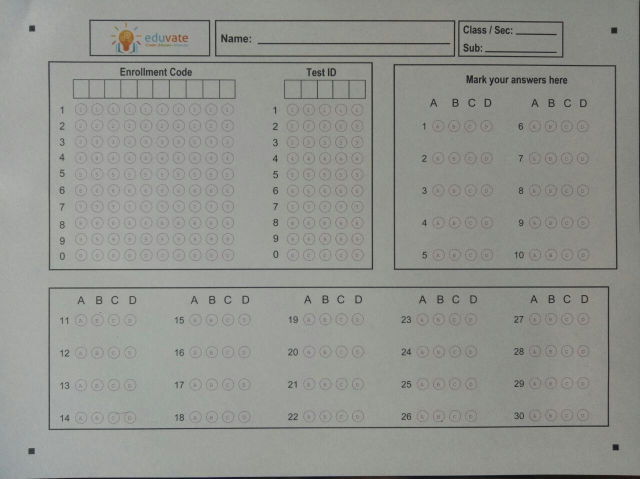
#> input picture Blank OMR Sample.jpeg, 1280 x 958 px (shown at 1/2 size)
$ python -i omr.py   (imports and definitions only)
#> lines starting #> are read from the running program, lines starting #| are printed output that depends on the picture; after the words box and inside, x2 and y2 are one past the last pixel; in counts of white or black regions, pixels touching at a corner belong together
#> further down, picture is the input picture: shape (958, 1280, 3); mean B, G, R 142, 146.9, 145.4
### util.py
import cv2
import numpy as np

## TO STACK ALL THE IMAGES IN ONE WINDOW
# [35 lines left out: function stackImages, not called in this run]

def rectContour(contours):

    rectCon = []
    max_area = 0
    for i in contours:
        area = cv2.contourArea(i)
        if area > 3000:
            peri = cv2.arcLength(i, True)
            approx = cv2.approxPolyDP(i, 0.02 * peri, True)
            if len(approx) == 4:
                rectCon.append(i)
    rectCon = sorted(rectCon, key=cv2.contourArea,reverse=True)
    return rectCon

# [10 lines left out: function circularContours, not called in this run]


def getCornerPoints(cont):
    peri = cv2.arcLength(cont, True) # LENGTH OF CONTOUR
    approx = cv2.approxPolyDP(cont, 0.02 * peri, True) # APPROXIMATE THE POLY TO GET CORNER POINTS
    return approx

def reorder(myPoints):

    myPoints = myPoints.reshape((4, 2)) # REMOVE EXTRA BRACKET
    #print(myPoints)
    myPointsNew = np.zeros((4, 1, 2), np.int32) # NEW MATRIX WITH ARRANGED POINTS
    add = myPoints.sum(1)
    #print(add)
    #print(np.argmax(add))
    myPointsNew[0] = myPoints[np.argmin(add)]  #[0,0]
    myPointsNew[3] =myPoints[np.argmax(add)]   #[w,h]
    diff = np.diff(myPoints, axis=1)
    myPointsNew[1] =myPoints[np.argmin(diff)]  #[w,0]
    myPointsNew[2] = myPoints[np.argmax(diff)] #[h,0]

    return myPointsNew

def splitBoxes(img,r,c):
    rows = np.vsplit(img,r)
    boxes=[]
    for k in rows:
        cols= np.hsplit(k,c)
        for box in cols:
            boxes.append(box)
    return boxes

# [12 lines left out: function getArray, not called in this run]

### omr.py
import cv2
import numpy as np
import util
import imutils
from PIL import Image


def result(img):
    width = 700
    height = 906
    img = cv2.resize(img, (width, height))
    img_cont = img.copy()
    img_cp = img.copy()
    img_gray = cv2.cvtColor(img, cv2.COLOR_BGR2GRAY)
    img_blur = cv2.GaussianBlur(img_gray, (5, 5), 1)
    img_edge = cv2.Canny(img_blur, 1, 30)
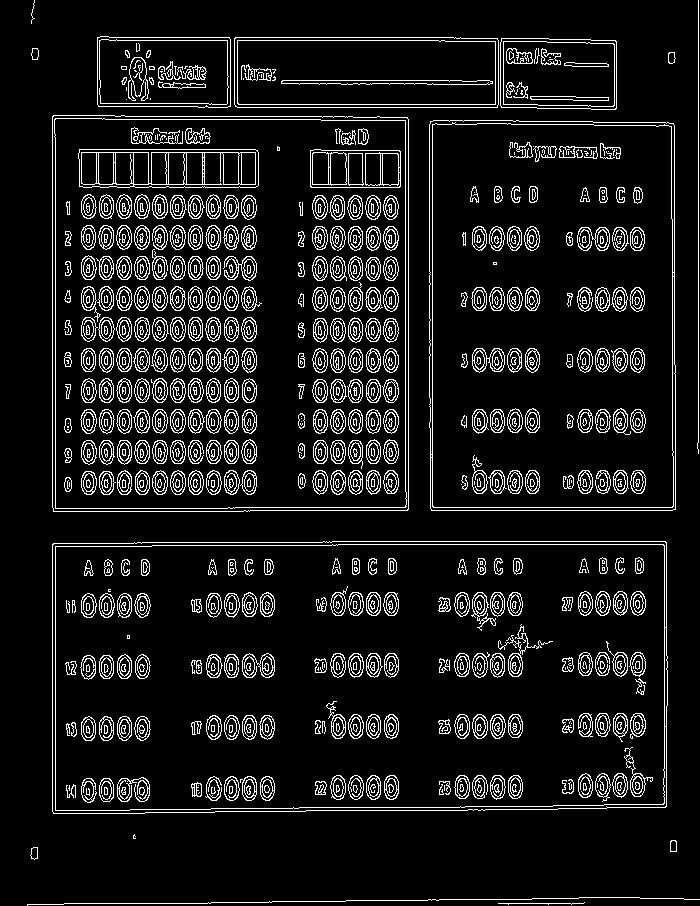
#> img_edge: shape (906, 700); 9.7% white in thin lines or dots

    # cv2.imshow('ffff',img_edge)
    # cv2.waitKey(0)
    contours, hierarchy = cv2.findContours(img_edge, cv2.RETR_EXTERNAL, cv2.CHAIN_APPROX_NONE)
#> contours = 15 contours, 5 with area under 20; largest, box (x1, y1, x2, y2) and area: (52, 541, 668, 814) 164997, (52, 115, 409, 512) 140462, (429, 120, 676, 511) 95318, (234, 37, 499, 108) 18429, (97, 36, 231, 108) 9210
    cv2.drawContours(img_cont, contours, -1, (0, 255, 0), 5)
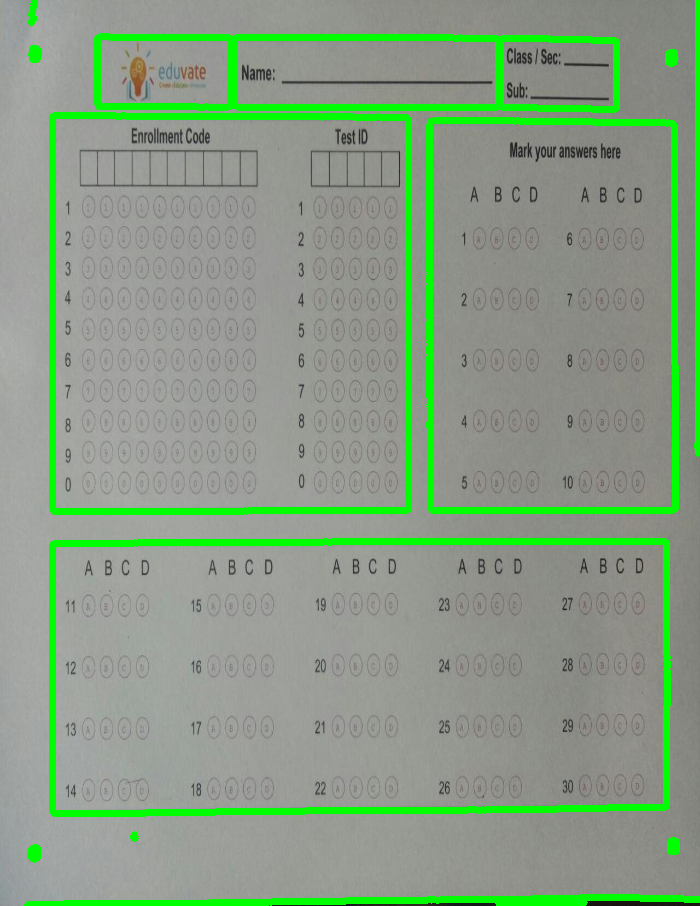
#> img_cont: shape (906, 700, 3); mean of channels 0, 1, 2 132.9, 157.3, 136.2; drawn as B, G, R

    r = util.rectContour(contours)
#> the loop in rectContour, `for i in contours:` made 15 passes
#> (area, peri, approx) on passes 6, 7, 8, 11, 12, 13: (164997, 1774.1, [[52, 544], [53, 813], [666, 806], [665, 541]]), (95318, 1278.6, [[430, 121], [431, 510], [675, 509], [673, 123]]), (140462.5, 1506.5, [[53, 115], [53, 511], [407, 510], [407, 117]]), (8010, 369.3, [[501, 38], [501, 107], [616, 108], [615, 40]]), (18429, 666.1, [[234, 38], [237, 107], [498, 104], [497, 38]]), (9210, 405.3, [[97, 37], [98, 106], [230, 106], [229, 37]])
#> area on passes 3, 4, 9, 10: 66.5, 65, 64.5, 65
#> after the loop in rectContour, `for i in contours:`: rectCon = 6 contours; box (x1, y1, x2, y2) and area: (52, 541, 668, 814) 164997, (52, 115, 409, 512) 140462, (429, 120, 676, 511) 95318, (234, 37, 499, 108) 18429, (97, 36, 231, 108) 9210, (500, 38, 617, 110) 8010
#> r has the same summary as rectCon in rectContour

    details = util.getCornerPoints(r[2])
#> in getCornerPoints, `peri = cv2.arcLength(cont, True)`: peri = 1278.6
#> in getCornerPoints, `approx = cv2.approxPolyDP(cont, 0.02 * peri, True)`: approx = [[430, 121], [431, 510], [675, 509], [673, 123]]
#> details = [[430, 121], [431, 510], [675, 509], [673, 123]]
    answers2 = util.getCornerPoints(r[1])
#> answers2 = [[53, 115], [53, 511], [407, 510], [407, 117]]
    answers1 = util.getCornerPoints(r[0])
#> answers1 = [[52, 544], [53, 813], [666, 806], [665, 541]]

    cv2.drawContours(img_cp, answers1, -1, (0, 0, 255), 5)  # red
#> img_cp: shape (906, 700, 3); mean of channels 0, 1, 2 141.8, 146.8, 145.3
    cv2.drawContours(img_cp, details, -1, (255, 0, 0), 5)  # blue
#> img_cp: shape (906, 700, 3); mean of channels 0, 1, 2 141.9, 146.7, 145.3
    cv2.drawContours(img_cp, answers2, -1, (0, 255, 0), 5)  # green
#> img_cp: shape (906, 700, 3); mean of channels 0, 1, 2 141.8, 146.8, 145.3

    details = util.reorder(details)
#> in reorder, `myPoints = myPoints.reshape((4, 2))`: myPoints = [[430, 121], [431, 510], [675, 509], [673, 123]]
#> in reorder, `add = myPoints.sum(1)`: add = [551, 941, 1184, 796]
#> in reorder, `diff = np.diff(myPoints, axis=1)`: diff = [-309, 79, -166, -550]
#> details = [[430, 121], [673, 123], [431, 510], [675, 509]]
    answers2 = util.reorder(answers2)
#> answers2 = [[53, 115], [407, 117], [53, 511], [407, 510]]
    answers1 = util.reorder(answers1)
#> answers1 = [[52, 544], [665, 541], [53, 813], [666, 806]]
    # bird eye view of answers2
    pts1_ans2 = np.float32(answers2)
#> pts1_ans2 = [[53, 115], [407, 117], [53, 511], [407, 510]]
    pts2_ans2 = np.float32([[0, 0], [1000, 0], [0, 700], [1000, 700]])
    matrix = cv2.getPerspectiveTransform(pts1_ans2, pts2_ans2)  # GET TRANSFORMATION MATRIX
#> matrix = [[2.8, 1.77e-17, -148.4], [-0.00998, 1.77, -202.5], [-2.14e-05, 3.62e-20, 1]]
    imgWarpColored_ans2 = cv2.warpPerspective(img, matrix, (1000, 700))
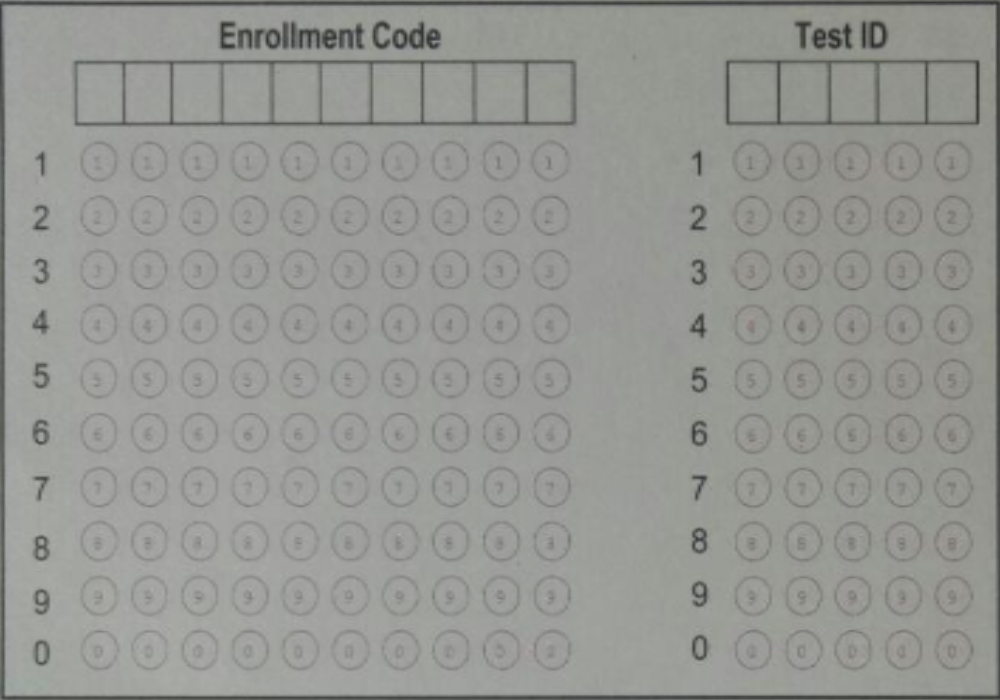
#> imgWarpColored_ans2: shape (700, 1000, 3); mean of channels 0, 1, 2 146.8, 150.9, 149.8; drawn as B, G, R
    ans2_bev = cv2.cvtColor(imgWarpColored_ans2, cv2.COLOR_BGR2GRAY)
    # bird eye view of answer1
    pts1_ans1 = np.float32(answers1)
#> pts1_ans1 = [[52, 544], [665, 541], [53, 813], [666, 806]]
    pts2_ans1 = np.float32([[0, 0], [500, 0], [0, 550], [500, 550]])
    matrix = cv2.getPerspectiveTransform(pts1_ans1, pts2_ans1)  # GET TRANSFORMATION MATRIX
#> matrix = [[0.803, -0.00298, -40.11], [0.00999, 2.04, -1111.5], [-2.42e-05, 1.81e-07, 1]]
    imgWarpColored_ans1 = cv2.warpPerspective(img, matrix, (500, 550))
    ans1_bev = cv2.cvtColor(imgWarpColored_ans1, cv2.COLOR_BGR2GRAY)

    #
    answers_1t9 = ans1_bev[0:550, 30:165]
    answers_20t28 = ans1_bev[0:550, 202:330]
    answers_37t40 = ans1_bev[0:260, 360:500]
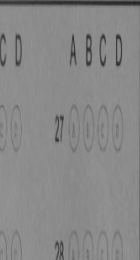
#> answers_37t40: shape (260, 140); min 32, max 154, mean 135.9
    answers_10t19 = ans2_bev[0:840, 120:480]
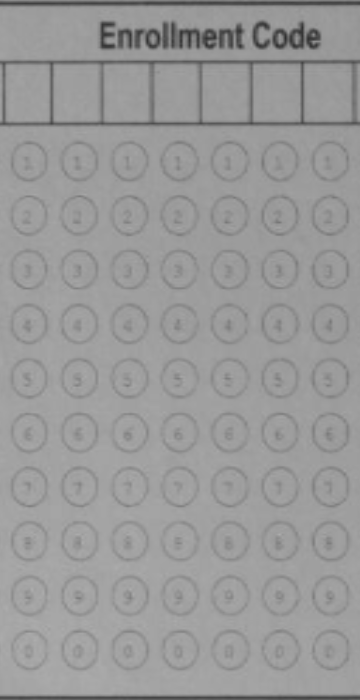
#> answers_10t19: shape (700, 360); min 47, max 173, mean 153.3
    answers_29t36 = ans2_bev[0:640, 600:1080]
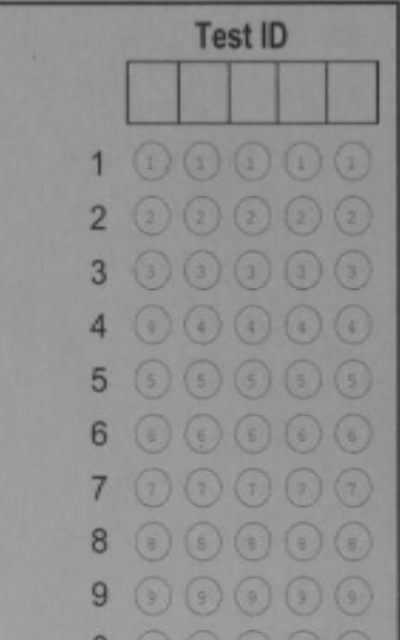
#> answers_29t36: shape (640, 400); min 42, max 164, mean 145.6
    #


    ans1_thresh = cv2.threshold(answers_1t9, 150, 255, cv2.THRESH_BINARY_INV)[1]
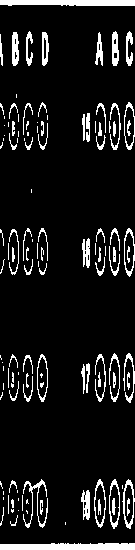
#> ans1_thresh: shape (550, 135); 9.8% white; 122 white regions (50 under 20 px), largest, box (x1, y1, x2, y2) and area: (0, 543, 135, 550) 858, (0, 0, 135, 6) 746, (23, 479, 48, 528) 273
    box_a1 = util.splitBoxes(ans1_thresh, 9, 4)

    ans2_thresh = cv2.threshold(answers_10t19, 150, 255, cv2.THRESH_BINARY_INV)[1]
    box_a2 = util.splitBoxes(ans2_thresh, 10, 4)

    ans3_thresh = cv2.threshold(answers_20t28, 150, 255, cv2.THRESH_BINARY_INV)[1]
    box_a3 = util.splitBoxes(ans3_thresh, 9, 4)

    ans4_thresh = cv2.threshold(answers_29t36, 150, 255, cv2.THRESH_BINARY_INV)[1]
    box_a4 = util.splitBoxes(ans4_thresh, 8, 4)

    ans5_thresh = cv2.threshold(answers_37t40, 150, 255, cv2.THRESH_BINARY_INV)[1]
    box_a5 = util.splitBoxes(ans5_thresh, 4, 4)


    ANSWER = []
    arr_1t9 = util.getArray(9, 4, box_a1)
    arr_20t28 = util.getArray(9, 4, box_a3)
    for i in range(9):
        if (np.max(arr_1t9[i]) != 0):
            ANSWER.append(options[np.argmax(arr_1t9[i])])
        else:
            ANSWER.append(" ")
    for i in range(9):
        if (np.max(arr_20t28[i]) != 0):
            ANSWER.append(options[np.argmax(arr_20t28[i])])
        else:
            ANSWER.append(" ")

    arr_10t19 = util.getArray(10, 4, box_a2)
    arr_29t36=util.getArray(8,4,box_a4)
    arr_37t40=util.getArray(4,4,box_a5)
    for i in range(10):
        if (np.max(arr_10t19[i]) != 0):
            ANSWER.append(options[np.argmax(arr_10t19[i])])
        else:
            ANSWER.append(" ")


    for i in range(8):
        if (np.max(arr_29t36[i]) != 0):
            ANSWER.append(options[np.argmax(arr_29t36[i])])
        else:
            ANSWER.append(" ")
    for i in range(4):
        if (np.max(arr_37t40[i]) != 0):
            ANSWER.append(options[np.argmax(arr_37t40[i])])
        else:
            ANSWER.append(" ")

    return ANSWER

>>> import cv2
>>> picture = cv2.imread('Blank OMR Sample.jpeg')
#> (the run stopped early here; a loop or call above may not have finished)
